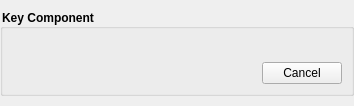
<?xml version="1.0" encoding="UTF-8"?>
<ui version="4.0">
 <class>KeyComponentWidget</class>
 <widget class="QWidget" name="KeyComponentWidget">
  <property name="geometry">
   <rect>
    <x>0</x>
    <y>0</y>
    <width>354</width>
    <height>106</height>
   </rect>
  </property>
  <layout class="QVBoxLayout" name="verticalLayout_5">
   <property name="sizeConstraint">
    <enum>QLayout::SetMinimumSize</enum>
   </property>
   <property name="leftMargin">
    <number>0</number>
   </property>
   <property name="topMargin">
    <number>0</number>
   </property>
   <property name="rightMargin">
    <number>0</number>
   </property>
   <property name="bottomMargin">
    <number>0</number>
   </property>
   <item>
    <widget class="QGroupBox" name="groupBox">
     <property name="sizePolicy">
      <sizepolicy hsizetype="Preferred" vsizetype="Fixed">
       <horstretch>0</horstretch>
       <verstretch>0</verstretch>
      </sizepolicy>
     </property>
     <property name="styleSheet">
      <string notr="true">QGroupBox { font-weight: bold; }</string>
     </property>
     <property name="title">
      <string>Key Component</string>
     </property>
     <layout class="QVBoxLayout" name="verticalLayout_4">
      <property name="spacing">
       <number>15</number>
      </property>
      <item>
       <widget class="QStackedWidget" name="stackedWidget">
        <property name="currentIndex">
         <number>1</number>
        </property>
        <widget class="QWidget" name="addPage">
         <property name="sizePolicy">
          <sizepolicy hsizetype="Preferred" vsizetype="Fixed">
           <horstretch>0</horstretch>
           <verstretch>0</verstretch>
          </sizepolicy>
         </property>
         <layout class="QVBoxLayout" name="verticalLayout">
          <property name="spacing">
           <number>10</number>
          </property>
          <property name="leftMargin">
           <number>0</number>
          </property>
          <property name="topMargin">
           <number>0</number>
          </property>
          <property name="rightMargin">
           <number>0</number>
          </property>
          <property name="bottomMargin">
           <number>0</number>
          </property>
          <item>
           <widget class="QLabel" name="componentDescription">
            <property name="text">
             <string>Key Component Description</string>
            </property>
            <property name="textFormat">
             <enum>Qt::RichText</enum>
            </property>
            <property name="openExternalLinks">
             <bool>true</bool>
            </property>
            <property name="textInteractionFlags">
             <set>Qt::LinksAccessibleByKeyboard|Qt::LinksAccessibleByMouse</set>
            </property>
           </widget>
          </item>
          <item>
           <widget class="QPushButton" name="addButton">
            <property name="text">
             <string notr="true">Add Key Component</string>
            </property>
           </widget>
          </item>
         </layout>
        </widget>
        <widget class="QWidget" name="editPage">
         <layout class="QVBoxLayout" name="verticalLayout_2" stretch="0,0">
          <property name="leftMargin">
           <number>0</number>
          </property>
          <property name="topMargin">
           <number>0</number>
          </property>
          <property name="rightMargin">
           <number>0</number>
          </property>
          <property name="bottomMargin">
           <number>0</number>
          </property>
          <item>
           <widget class="QWidget" name="componentWidgetContainer" native="true">
            <property name="sizePolicy">
             <sizepolicy hsizetype="Preferred" vsizetype="MinimumExpanding">
              <horstretch>0</horstretch>
              <verstretch>0</verstretch>
             </sizepolicy>
            </property>
            <layout class="QVBoxLayout" name="componentWidgetLayout">
             <property name="sizeConstraint">
              <enum>QLayout::SetMinimumSize</enum>
             </property>
             <property name="leftMargin">
              <number>0</number>
             </property>
             <property name="topMargin">
              <number>0</number>
             </property>
             <property name="rightMargin">
              <number>0</number>
             </property>
             <property name="bottomMargin">
              <number>0</number>
             </property>
            </layout>
           </widget>
          </item>
          <item>
           <layout class="QHBoxLayout" name="horizontalLayout_2">
            <item>
             <spacer name="horizontalSpacer">
              <property name="orientation">
               <enum>Qt::Horizontal</enum>
              </property>
              <property name="sizeHint" stdset="0">
               <size>
                <width>40</width>
                <height>20</height>
               </size>
              </property>
             </spacer>
            </item>
            <item>
             <widget class="QPushButton" name="cancelButton">
              <property name="text">
               <string>Cancel</string>
              </property>
             </widget>
            </item>
           </layout>
          </item>
         </layout>
        </widget>
        <widget class="QWidget" name="changeOrRemovePage">
         <property name="sizePolicy">
          <sizepolicy hsizetype="Preferred" vsizetype="Fixed">
           <horstretch>0</horstretch>
           <verstretch>0</verstretch>
          </sizepolicy>
         </property>
         <layout class="QVBoxLayout" name="verticalLayout_3">
          <property name="spacing">
           <number>10</number>
          </property>
          <property name="leftMargin">
           <number>0</number>
          </property>
          <property name="topMargin">
           <number>0</number>
          </property>
          <property name="rightMargin">
           <number>0</number>
          </property>
          <property name="bottomMargin">
           <number>0</number>
          </property>
          <item>
           <widget class="QLabel" name="changeOrRemoveLabel">
            <property name="text">
             <string>Key Component set, click to change or remove</string>
            </property>
           </widget>
          </item>
          <item>
           <layout class="QHBoxLayout" name="horizontalLayout">
            <item>
             <widget class="QPushButton" name="changeButton">
              <property name="text">
               <string notr="true">Change Key Component</string>
              </property>
             </widget>
            </item>
            <item>
             <widget class="QPushButton" name="removeButton">
              <property name="text">
               <string notr="true">Remove Key Component</string>
              </property>
             </widget>
            </item>
           </layout>
          </item>
         </layout>
        </widget>
       </widget>
      </item>
     </layout>
    </widget>
   </item>
  </layout>
 </widget>
 <resources/>
 <connections/>
</ui>
